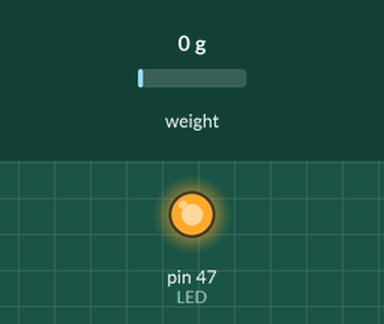
The sketch below on a simulated Arduino Mega 2560, built with avr-gcc and run on an emulated ATmega2560. Parts: output pins drawn as LEDs (lit = HIGH). Inputs (shaded band) come from the test bench; at power-on: weight on the scale 0 g. What the sketch prints to the serial monitor is not drawn.

Above: at 11.1 s.
At 21.2 s:
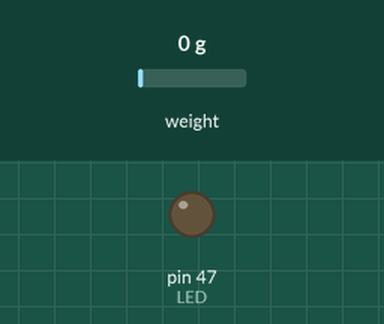
Timing chart, 0 to 22.7 s (numbered marks = the images above):
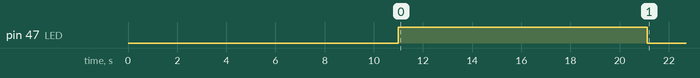

Measured:
- by itself, pin 47 (LED): LOW → HIGH at 11.0 s, → LOW 10.1 s later

The sketch:

measure_load.ino
```cpp
#include "HX711.h"

//Define Loop Counter
int loop_counter = 0;

//Define LED Pin
const int LED = 47;

//Define Load Cell Pins
const int DOUT = 3;
const int CLK = 2;

//Initialize Load Cell
HX711 load_cell;

//Define Unit Variable
String unit = "lbf"; // "lbf"

//Define Calibration Factor
int calibration_factor;

//Define Offset Variable
float offset;

//Define Sample Rate
const int sampleRate = 10; //20 for 50 samples/sec; 10 for 100 samples/sec

//Define Number of Raw Readings per Sample
const int numRaws = 1; //!!Note!! play around with this val

//Create Arrays to Store Data
float thrust_samples[100];
float times[100];

void setup() {

  //Set LED Pin
  pinMode(LED, OUTPUT);

  calibration_factor = 6060;


  //Begin Serial Monitor
  Serial.begin(9600);

  //Begin Load Cell
  load_cell.begin(DOUT, CLK);

  //Calibrate Load Cell w/ Calibration Factor
  load_cell.set_scale(calibration_factor);

  //Tare the Load Cell
  Serial.println("Tared the Load Cell!");
  load_cell.tare();

  //Delay 30 Seconds before collecting data
  delay(10000);

}

void loop() {

  //Sample data on first Loop
  if(loop_counter == 0){

    sample();

  }

  for (int i = 0; i < 100; i++){
    Serial.print(String(thrust_samples[i]) + ", ");
  }
  Serial.println();
  for (int i = 0; i < 100; i++){
    Serial.print(String(times[i]) + ", ");
  }
  Serial.println();
  Serial.println();

  loop_counter++;
}

void sample() {
  digitalWrite(LED, HIGH);
  //Collect Data
  for(int idx = 0; idx < 100; idx++){
    thrust_samples[idx] = load_cell.get_units(numRaws);
    times[idx] = millis();
  }
  //Record Final Value
  offset = load_cell.get_units(numRaws);
  digitalWrite(LED, LOW);
}
```
